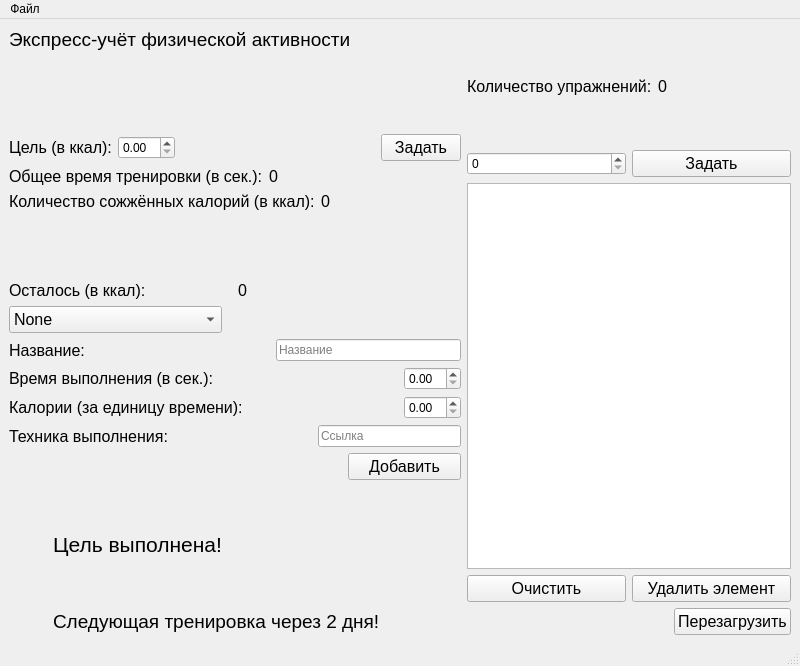
<?xml version="1.0" encoding="UTF-8"?>
<ui version="4.0">
 <class>MainWindow</class>
 <widget class="QMainWindow" name="MainWindow">
  <property name="geometry">
   <rect>
    <x>0</x>
    <y>0</y>
    <width>800</width>
    <height>666</height>
   </rect>
  </property>
  <property name="windowTitle">
   <string>MainWindow</string>
  </property>
  <widget class="QWidget" name="centralwidget">
   <layout class="QGridLayout" name="gridLayout">
    <item row="0" column="0" rowspan="3" colspan="4">
     <layout class="QVBoxLayout" name="verticalLayout_5">
      <item>
       <layout class="QVBoxLayout" name="verticalLayout_2">
        <item>
         <widget class="QLabel" name="label_14">
          <property name="font">
           <font>
            <pointsize>14</pointsize>
           </font>
          </property>
          <property name="text">
           <string>Экспресс-учёт физической активности</string>
          </property>
         </widget>
        </item>
        <item>
         <spacer name="verticalSpacer_2">
          <property name="orientation">
           <enum>Qt::Vertical</enum>
          </property>
          <property name="sizeHint" stdset="0">
           <size>
            <width>20</width>
            <height>28</height>
           </size>
          </property>
         </spacer>
        </item>
        <item>
         <layout class="QHBoxLayout" name="horizontalLayout_3">
          <item>
           <widget class="QLabel" name="label_3">
            <property name="font">
             <font>
              <pointsize>12</pointsize>
             </font>
            </property>
            <property name="text">
             <string>Цель (в ккал):</string>
            </property>
           </widget>
          </item>
          <item>
           <widget class="QDoubleSpinBox" name="aim">
            <property name="stepType">
             <enum>QAbstractSpinBox::DefaultStepType</enum>
            </property>
           </widget>
          </item>
          <item>
           <spacer name="horizontalSpacer">
            <property name="orientation">
             <enum>Qt::Horizontal</enum>
            </property>
            <property name="sizeHint" stdset="0">
             <size>
              <width>48</width>
              <height>20</height>
             </size>
            </property>
           </spacer>
          </item>
          <item>
           <widget class="QPushButton" name="pushButton">
            <property name="font">
             <font>
              <pointsize>12</pointsize>
             </font>
            </property>
            <property name="text">
             <string>Задать</string>
            </property>
           </widget>
          </item>
         </layout>
        </item>
       </layout>
      </item>
      <item>
       <layout class="QVBoxLayout" name="verticalLayout_3">
        <item>
         <layout class="QVBoxLayout" name="verticalLayout">
          <item>
           <layout class="QHBoxLayout" name="horizontalLayout">
            <item>
             <widget class="QLabel" name="label">
              <property name="font">
               <font>
                <pointsize>12</pointsize>
               </font>
              </property>
              <property name="text">
               <string>Общее время тренировки (в сек.):</string>
              </property>
             </widget>
            </item>
            <item>
             <widget class="QLabel" name="label_4">
              <property name="font">
               <font>
                <pointsize>12</pointsize>
               </font>
              </property>
              <property name="text">
               <string>0</string>
              </property>
             </widget>
            </item>
           </layout>
          </item>
          <item>
           <layout class="QHBoxLayout" name="horizontalLayout_2">
            <item>
             <widget class="QLabel" name="label_2">
              <property name="font">
               <font>
                <pointsize>12</pointsize>
               </font>
              </property>
              <property name="text">
               <string>Количество сожжённых калорий (в ккал):</string>
              </property>
             </widget>
            </item>
            <item>
             <widget class="QLabel" name="label_5">
              <property name="font">
               <font>
                <pointsize>12</pointsize>
               </font>
              </property>
              <property name="text">
               <string>0</string>
              </property>
             </widget>
            </item>
           </layout>
          </item>
         </layout>
        </item>
        <item>
         <spacer name="verticalSpacer">
          <property name="orientation">
           <enum>Qt::Vertical</enum>
          </property>
          <property name="sizeHint" stdset="0">
           <size>
            <width>20</width>
            <height>40</height>
           </size>
          </property>
         </spacer>
        </item>
        <item>
         <layout class="QHBoxLayout" name="horizontalLayout_6">
          <item>
           <widget class="QLabel" name="label_6">
            <property name="font">
             <font>
              <pointsize>12</pointsize>
             </font>
            </property>
            <property name="text">
             <string>Осталось (в ккал):</string>
            </property>
           </widget>
          </item>
          <item>
           <widget class="QLabel" name="label_9">
            <property name="font">
             <font>
              <pointsize>12</pointsize>
             </font>
            </property>
            <property name="text">
             <string>0</string>
            </property>
           </widget>
          </item>
         </layout>
        </item>
       </layout>
      </item>
     </layout>
    </item>
    <item row="0" column="4">
     <layout class="QHBoxLayout" name="horizontalLayout_4">
      <item>
       <widget class="QLabel" name="label_7">
        <property name="font">
         <font>
          <pointsize>12</pointsize>
         </font>
        </property>
        <property name="text">
         <string>Количество упражнений:</string>
        </property>
       </widget>
      </item>
      <item>
       <widget class="QLabel" name="count">
        <property name="font">
         <font>
          <pointsize>12</pointsize>
         </font>
        </property>
        <property name="text">
         <string>0</string>
        </property>
       </widget>
      </item>
     </layout>
    </item>
    <item row="1" column="4">
     <layout class="QHBoxLayout" name="horizontalLayout_5">
      <item>
       <widget class="QSpinBox" name="size"/>
      </item>
      <item>
       <widget class="QPushButton" name="pushButton_2">
        <property name="font">
         <font>
          <pointsize>12</pointsize>
         </font>
        </property>
        <property name="text">
         <string>Задать</string>
        </property>
       </widget>
      </item>
     </layout>
    </item>
    <item row="2" column="4" rowspan="5">
     <layout class="QVBoxLayout" name="verticalLayout_6">
      <item>
       <widget class="QListWidget" name="listWidget"/>
      </item>
      <item>
       <layout class="QHBoxLayout" name="horizontalLayout_7">
        <item>
         <widget class="QPushButton" name="clearall">
          <property name="font">
           <font>
            <pointsize>12</pointsize>
           </font>
          </property>
          <property name="text">
           <string>Очистить</string>
          </property>
         </widget>
        </item>
        <item>
         <widget class="QPushButton" name="delete_2">
          <property name="font">
           <font>
            <pointsize>12</pointsize>
           </font>
          </property>
          <property name="text">
           <string>Удалить элемент</string>
          </property>
         </widget>
        </item>
       </layout>
      </item>
     </layout>
    </item>
    <item row="3" column="0" colspan="2">
     <widget class="QComboBox" name="type">
      <property name="font">
       <font>
        <pointsize>12</pointsize>
       </font>
      </property>
      <item>
       <property name="text">
        <string>None</string>
       </property>
      </item>
      <item>
       <property name="text">
        <string>Без техники</string>
       </property>
      </item>
      <item>
       <property name="text">
        <string>С техникой</string>
       </property>
      </item>
     </widget>
    </item>
    <item row="3" column="2" colspan="2">
     <spacer name="horizontalSpacer_6">
      <property name="orientation">
       <enum>Qt::Horizontal</enum>
      </property>
      <property name="sizeHint" stdset="0">
       <size>
        <width>233</width>
        <height>20</height>
       </size>
      </property>
     </spacer>
    </item>
    <item row="4" column="0" colspan="4">
     <layout class="QVBoxLayout" name="verticalLayout_4">
      <item>
       <layout class="QHBoxLayout" name="horizontalLayout_8">
        <item>
         <widget class="QLabel" name="label_10">
          <property name="font">
           <font>
            <pointsize>12</pointsize>
           </font>
          </property>
          <property name="text">
           <string>Название:</string>
          </property>
         </widget>
        </item>
        <item>
         <spacer name="horizontalSpacer_2">
          <property name="orientation">
           <enum>Qt::Horizontal</enum>
          </property>
          <property name="sizeHint" stdset="0">
           <size>
            <width>78</width>
            <height>20</height>
           </size>
          </property>
         </spacer>
        </item>
        <item>
         <widget class="QLineEdit" name="name">
          <property name="text">
           <string/>
          </property>
          <property name="placeholderText">
           <string>Название</string>
          </property>
         </widget>
        </item>
       </layout>
      </item>
      <item>
       <layout class="QHBoxLayout" name="horizontalLayout_9">
        <item>
         <widget class="QLabel" name="label_11">
          <property name="font">
           <font>
            <pointsize>12</pointsize>
           </font>
          </property>
          <property name="text">
           <string>Время выполнения (в сек.):</string>
          </property>
         </widget>
        </item>
        <item>
         <spacer name="horizontalSpacer_3">
          <property name="orientation">
           <enum>Qt::Horizontal</enum>
          </property>
          <property name="sizeHint" stdset="0">
           <size>
            <width>40</width>
            <height>20</height>
           </size>
          </property>
         </spacer>
        </item>
        <item>
         <widget class="QDoubleSpinBox" name="time">
          <property name="value">
           <double>0.000000000000000</double>
          </property>
         </widget>
        </item>
       </layout>
      </item>
      <item>
       <layout class="QHBoxLayout" name="horizontalLayout_10">
        <item>
         <widget class="QLabel" name="label_12">
          <property name="font">
           <font>
            <pointsize>12</pointsize>
           </font>
          </property>
          <property name="text">
           <string>Калории (за единицу времени):</string>
          </property>
         </widget>
        </item>
        <item>
         <spacer name="horizontalSpacer_4">
          <property name="orientation">
           <enum>Qt::Horizontal</enum>
          </property>
          <property name="sizeHint" stdset="0">
           <size>
            <width>40</width>
            <height>20</height>
           </size>
          </property>
         </spacer>
        </item>
        <item>
         <widget class="QDoubleSpinBox" name="calories"/>
        </item>
       </layout>
      </item>
      <item>
       <layout class="QHBoxLayout" name="horizontalLayout_11">
        <item>
         <widget class="QLabel" name="label_13">
          <property name="font">
           <font>
            <pointsize>12</pointsize>
           </font>
          </property>
          <property name="text">
           <string>Техника выполнения:</string>
          </property>
         </widget>
        </item>
        <item>
         <spacer name="horizontalSpacer_5">
          <property name="orientation">
           <enum>Qt::Horizontal</enum>
          </property>
          <property name="sizeHint" stdset="0">
           <size>
            <width>40</width>
            <height>20</height>
           </size>
          </property>
         </spacer>
        </item>
        <item>
         <widget class="QLineEdit" name="techniques">
          <property name="placeholderText">
           <string>Ссылка</string>
          </property>
         </widget>
        </item>
       </layout>
      </item>
     </layout>
    </item>
    <item row="7" column="1" colspan="4">
     <layout class="QHBoxLayout" name="horizontalLayout_12">
      <item>
       <widget class="QLabel" name="label_8">
        <property name="font">
         <font>
          <pointsize>14</pointsize>
         </font>
        </property>
        <property name="text">
         <string>Следующая тренировка через 2 дня!</string>
        </property>
       </widget>
      </item>
      <item>
       <spacer name="horizontalSpacer_7">
        <property name="orientation">
         <enum>Qt::Horizontal</enum>
        </property>
        <property name="sizeHint" stdset="0">
         <size>
          <width>148</width>
          <height>20</height>
         </size>
        </property>
       </spacer>
      </item>
      <item>
       <widget class="QPushButton" name="restart">
        <property name="font">
         <font>
          <pointsize>12</pointsize>
         </font>
        </property>
        <property name="text">
         <string>Перезагрузить</string>
        </property>
       </widget>
      </item>
     </layout>
    </item>
    <item row="5" column="3">
     <widget class="QPushButton" name="add_button">
      <property name="font">
       <font>
        <pointsize>12</pointsize>
       </font>
      </property>
      <property name="text">
       <string>Добавить</string>
      </property>
     </widget>
    </item>
    <item row="6" column="1">
     <widget class="QLabel" name="achieve">
      <property name="font">
       <font>
        <pointsize>16</pointsize>
       </font>
      </property>
      <property name="text">
       <string>Цель выполнена!</string>
      </property>
     </widget>
    </item>
   </layout>
  </widget>
  <widget class="QMenuBar" name="menubar">
   <property name="geometry">
    <rect>
     <x>0</x>
     <y>0</y>
     <width>800</width>
     <height>26</height>
    </rect>
   </property>
   <widget class="QMenu" name="menu">
    <property name="title">
     <string>Файл</string>
    </property>
    <addaction name="action"/>
    <addaction name="action_2"/>
   </widget>
   <addaction name="menu"/>
  </widget>
  <widget class="QStatusBar" name="statusbar"/>
  <action name="open">
   <property name="text">
    <string>Открыть</string>
   </property>
  </action>
  <action name="save">
   <property name="text">
    <string>Сохранить как</string>
   </property>
  </action>
  <action name="action">
   <property name="text">
    <string>Открыть</string>
   </property>
  </action>
  <action name="action_2">
   <property name="text">
    <string>Сохранить как</string>
   </property>
  </action>
 </widget>
 <resources/>
 <connections/>
</ui>
